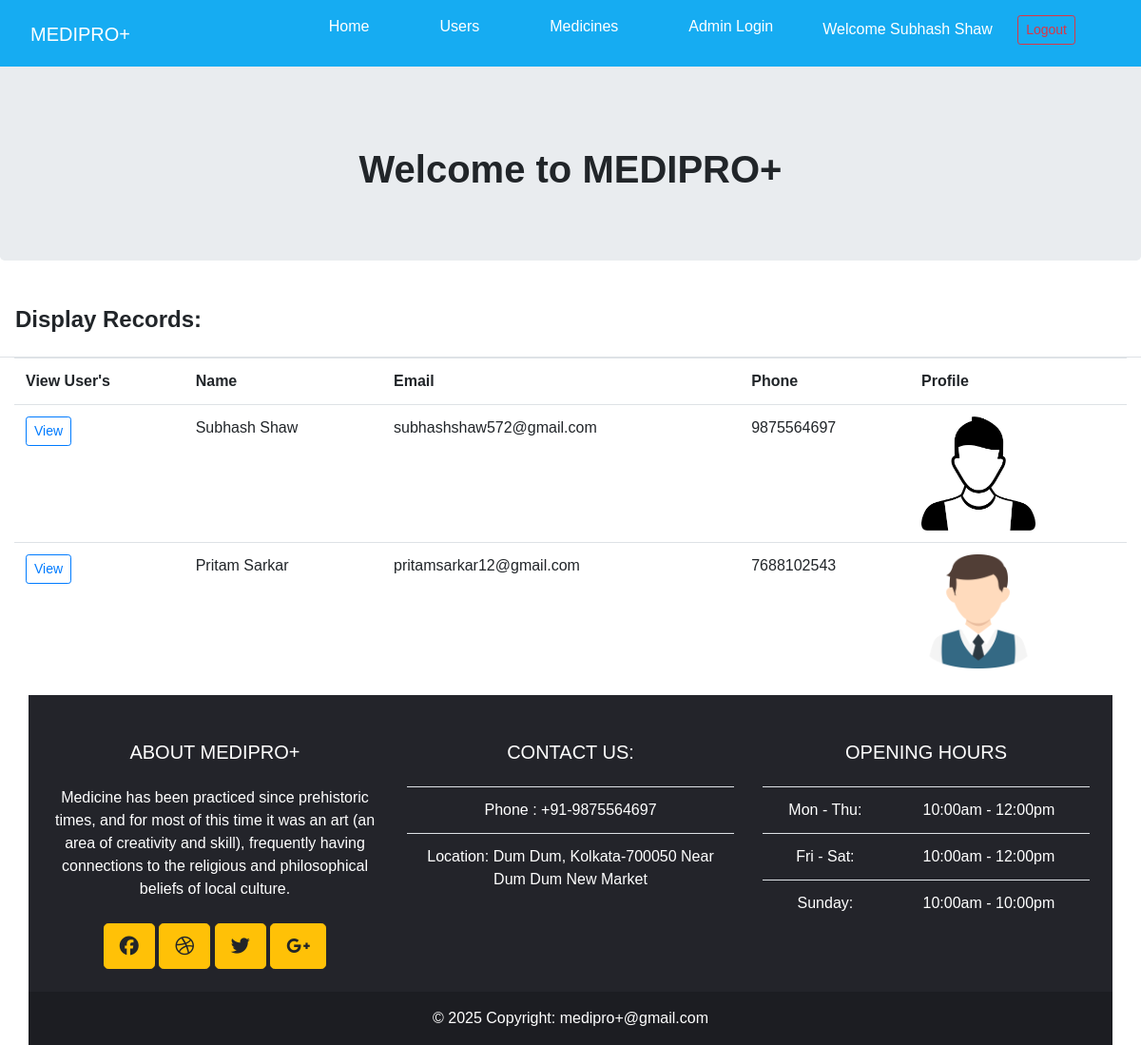
/E_commerce_Project/data.php (signed in), run on the app's committed database.
### tables this page shows
CREATE TABLE `user` (
  `user_id` int NOT NULL,
  `Role` varchar(10) NOT NULL DEFAULT 'regular',
  `user_name` varchar(50) NOT NULL,
  `Email` text,
  `Phone` varchar(10) NOT NULL,
  `Profile` text NOT NULL,
  `password` varchar(255) NOT NULL
);

### E_commerce_Project/data.php (the view, shortened to what this page needs)
<!DOCTYPE html>
<html lang="en">
<head>
    <link rel="stylesheet" href="style.css">
    <link rel="stylesheet" href="https://cdn.jsdelivr.net/npm/bootstrap@4.6.2/dist/css/bootstrap.min.css">
</head>
<body>
    <?php
    include_once("./assets/navbar.php");
    include_once("./assets/header.php");
    ?>
    <header class="modal-header">
        <h4><strong>Display Records:</strong></h4>
    </header>
    <div class="container-fluid">
        <div class="table-responsive">
            <table class="table table-hover">
                <tr>
                    <th>View User's</th>
                    <th>Name</th>
                    <th>Email</th>
                    <th>Phone</th>
                    <th>Profile</th>
                </tr>
                <?php
                $connect = new mysqli(HOST, USER, PASSWORD, DB);
                if ($connect->connect_error) die($connect->connect_error);
                else {
                    $sql="";
                    $admin=($_SESSION['user-role']=='admin')? true : false;
                    if($admin){
                        $sql = "select * from user";
                    }else{
                        $sql="select * from user where user_id='".$_SESSION['user-id']."'";
                    }
                }
                $output = $connect->query($sql);
                while ($rows = $output->fetch_assoc()) {
                ?>
                    <tr>
                        <td><a class="btn btn-sm btn-outline-primary" href="view?uid=<?php echo $rows['user_id']; ?>">View</a></td>
                        <td><?php echo $rows['user_name']; ?></td>
                        <td><?php echo $rows['Email']; ?></td>
                        <td><?php echo $rows['Phone']; ?></td>
                        <td><img src="<?php echo $rows['Profile']; ?>" height="120px" width="120px"></td>
                    </tr>
                <?php
                }
                ?>
            </table>
        </div>
        <?php include("./assets/footer.php");?>
    </div>
</body>
</html>

### E_commerce_Project/assets/navbar.php (shortened to what this page needs)
<!DOCTYPE html>
<html lang="en">
<head>
</head>
<body>
  <header>
    <nav class="navbar">
      <div class="logo">
         <h5>MEDIPRO+</h5>
      </div>
      <ul class="nav-links">
        <li><a href="index.php">Home</a></li>
        <li><a href="data.php">Users</a></li>
        <li><a href="medicine.php">Medicines</a></li>
        <li><a href="dashboard_admin.php">Admin Login</a></li>
        <li><?php include_once("./auth/authenticate.php");?></li>
      </ul>
    </nav>
  </header>
</body>
</html>

### E_commerce_Project/auth/authenticate.php
<?php
  if(!empty($_SESSION['user'])){
    ?>
    <div class="float-right">
        Welcome <?php echo $_SESSION['user'];?>
        <a href="logout.php">
        <button class="btn btn-sm btn-outline-danger">Logout</button></a>
    </div>
    <?php }else{
       echo "<script>
                alert('Please Login to view this page');
                window.location.href='login';
            </script>";
    }
?>

### E_commerce_Project/assets/header.php
<div class="jumbotron" align="center">
<h1 style="margin-top:30px;"><b>Welcome to MEDIPRO+</b>
</h1>
</div>

### E_commerce_Project/assets/footer.php
<link rel="stylesheet" href="https://cdnjs.cloudflare.com/ajax/libs/font-awesome/6.7.2/css/all.min.css">
<div class="container-fluid">
  <footer class="text-white text-center text-lg-start" style="background-color: #23242a;">
    <div class="container p-4">
      <div class="row mt-4">
        <div class="col-lg-4 col-md-12 mb-4 mb-md-0">
          <h5 class="text-uppercase mb-4">About MEDIPRO+</h5>
          <p>
            Medicine has been practiced since prehistoric times, and for most of this time it was an art (an area of creativity and skill), frequently having connections to the religious and philosophical beliefs of local culture.
          </p>
          <div class="mt-4">
            <a type="button" class="btn btn-floating btn-warning btn-lg" href="https://www.facebook.com/"><i class="fa-brands fa-facebook" alt="facebook"></i></a>
            <a type="button" class="btn btn-floating btn-warning btn-lg" href="https://dribbble.com/"><i class="fab fa-dribbble" alt="dribbble"></i></a>
            <a type="button" class="btn btn-floating btn-warning btn-lg" href="https://www.facebook.com/TwitterInc/"><i class="fab fa-twitter" alt="twitter"></i></a>
            <a type="button" class="btn btn-floating btn-warning btn-lg" href="https://www.google.co.in/"><i class="fab fa-google-plus-g" alt="google-plus-g"></i></a>
          </div>
        </div>
        <div class="col-lg-4 col-md-6 mb-4 mb-md-0">
          <h5 class="text-uppercase mb-4">Contact Us:</h5>
          <table class="table text-center text-white">
            <tbody class="font-weight-normal">
              <tr>
                 <td>
                    Phone : +91-9875564697
                 </td>
              </tr>
              <tr>
                <td>
                  Location: Dum Dum, Kolkata-700050 Near Dum Dum New Market
                </td>
              </tr>
            </tbody>
          </table>
        </div>
        <div class="col-lg-4 col-md-6 mb-4 mb-md-0">
          <h5 class="text-uppercase mb-4">Opening hours</h5>
          <table class="table text-center text-white">
            <tbody class="font-weight-normal">
              <tr>
                <td>Mon - Thu:</td>
                <td>10:00am - 12:00pm</td>
              </tr>
              <tr>
                <td>Fri - Sat:</td>
                <td>10:00am - 12:00pm</td>
              </tr>
              <tr>
                <td>Sunday:</td>
                <td>10:00am - 10:00pm</td>
              </tr>
            </tbody>
          </table>
        </div>
      </div>
    </div>
    <div class="text-center p-3" style="background-color: rgba(0, 0, 0, 0.2);">
      &copy; 2025 Copyright:
      <a class="text-white" href="https://subhashshaw572@gmail.com/">medipro+@gmail.com</a>
    </div>
  </footer>
</div>

### E_commerce_Project/style.css (style rules this page uses)
* { margin: 0%; padding: 0%; }
body { font-family: 'Times New Roman', Times, serif; background-color: rgb(223, 222, 222); }
nav { display: flex; align-items: center; justify-content: space-around; background-color: rgb(3, 136, 189); color: white; position: fixed; width: 100%; top: 0%; height: 70px; }
.logo { font-size: 22px; }
ul { display: flex; }
ul li { list-style: none; }
ul li a { text-decoration: none; margin-inline: 22px; font-size: 20px; color: white; }

### E_commerce_Project/assets/navbar.php (style rules this page uses)
* { margin: 0; padding: 0; box-sizing: border-box; }
body { font-family: Arial, sans-serif; }
.navbar { display: flex; justify-content: space-between; align-items: center; background-color:#16acf2; padding: 1rem 2rem; margin-bottom: -10px; }
.logo h5 { color: white; }
.nav-links { display: flex; list-style: none; }
.nav-links li { margin: 0 15px; }
.nav-links li a { color: white; text-decoration: none; font-size: 1rem; }

### data on the page
user: user_name "Subhash Shaw", Email "subhashshaw572@gmail.com", Phone "9875564697", Profile (picture)
user: user_name "Pritam Sarkar", Email "pritamsarkar12@gmail.com", Phone "7688102543", Profile (picture)

### other printed values
$_SESSION['user'] "Subhash Shaw"
